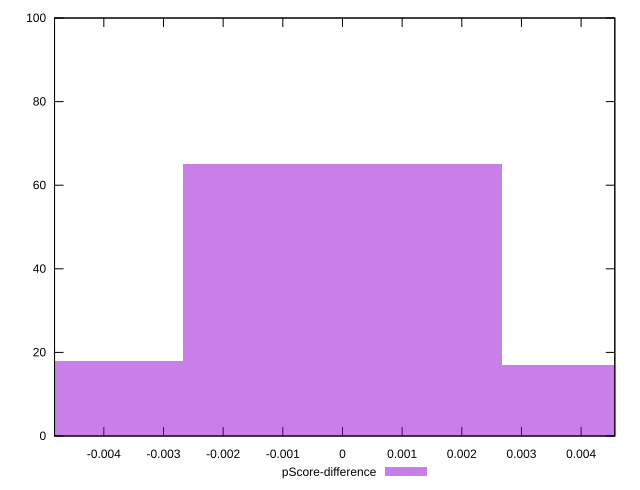

gnuplot code for this plot:
reset

$pScoreDifference <<EOF
0 65
0.0053498374444172795 17
-0.0053498374444172795 18
EOF

set key outside below
set boxwidth 0.0053498374444172795
set xrange [-0.004826432244557921:0.004564953804817806]
set yrange [0:100]
set trange [0:100]
set style fill transparent solid 0.5 noborder
set terminal svg size 640, 490 enhanced background rgb 'white'
set output "report_00009_2021-02-08T22-37-41.559Z/interactive/samples/pages+cached+noadtech+nomedia/pScore-difference/histogram.svg"

plot $pScoreDifference title "pScore-difference" with boxes

reset
